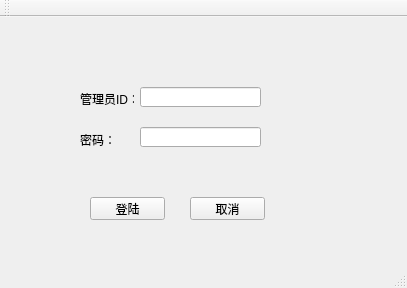
<?xml version="1.0" encoding="UTF-8"?>
<ui version="4.0">
 <class>AdminLogin</class>
 <widget class="QMainWindow" name="AdminLogin">
  <property name="geometry">
   <rect>
    <x>0</x>
    <y>0</y>
    <width>407</width>
    <height>288</height>
   </rect>
  </property>
  <property name="windowTitle">
   <string>AdminLogin</string>
  </property>
  <widget class="QWidget" name="centralWidget">
   <widget class="QLabel" name="label">
    <property name="geometry">
     <rect>
      <x>80</x>
      <y>76</y>
      <width>54</width>
      <height>12</height>
     </rect>
    </property>
    <property name="text">
     <string>管理员ID：：</string>
    </property>
   </widget>
   <widget class="QLabel" name="label_2">
    <property name="geometry">
     <rect>
      <x>80</x>
      <y>117</y>
      <width>54</width>
      <height>12</height>
     </rect>
    </property>
    <property name="text">
     <string>密码：</string>
    </property>
   </widget>
   <widget class="QLineEdit" name="adminid">
    <property name="geometry">
     <rect>
      <x>140</x>
      <y>70</y>
      <width>121</width>
      <height>20</height>
     </rect>
    </property>
   </widget>
   <widget class="QLineEdit" name="adminpasswd">
    <property name="geometry">
     <rect>
      <x>140</x>
      <y>110</y>
      <width>121</width>
      <height>20</height>
     </rect>
    </property>
   </widget>
   <widget class="QPushButton" name="login">
    <property name="geometry">
     <rect>
      <x>90</x>
      <y>180</y>
      <width>75</width>
      <height>23</height>
     </rect>
    </property>
    <property name="text">
     <string>登陆</string>
    </property>
   </widget>
   <widget class="QPushButton" name="cancel">
    <property name="geometry">
     <rect>
      <x>190</x>
      <y>180</y>
      <width>75</width>
      <height>23</height>
     </rect>
    </property>
    <property name="text">
     <string>取消</string>
    </property>
   </widget>
  </widget>
  <widget class="QMenuBar" name="menuBar">
   <property name="geometry">
    <rect>
     <x>0</x>
     <y>0</y>
     <width>407</width>
     <height>17</height>
    </rect>
   </property>
  </widget>
  <widget class="QToolBar" name="mainToolBar">
   <attribute name="toolBarArea">
    <enum>TopToolBarArea</enum>
   </attribute>
   <attribute name="toolBarBreak">
    <bool>false</bool>
   </attribute>
  </widget>
  <widget class="QStatusBar" name="statusBar"/>
 </widget>
 <layoutdefault spacing="6" margin="11"/>
 <resources/>
 <connections/>
</ui>
